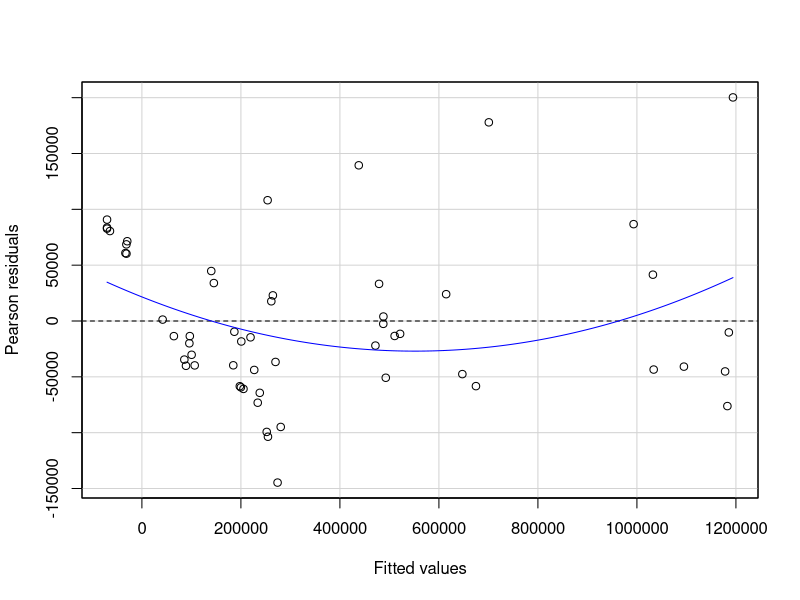
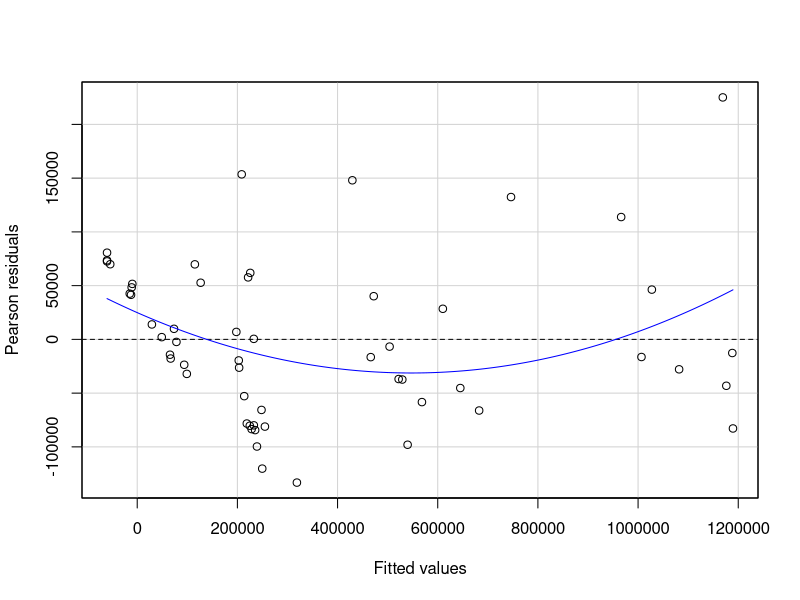
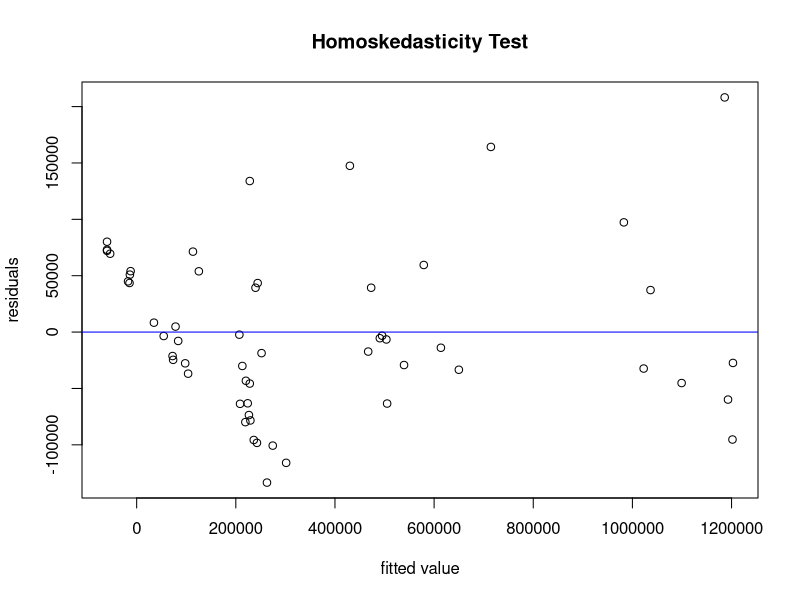
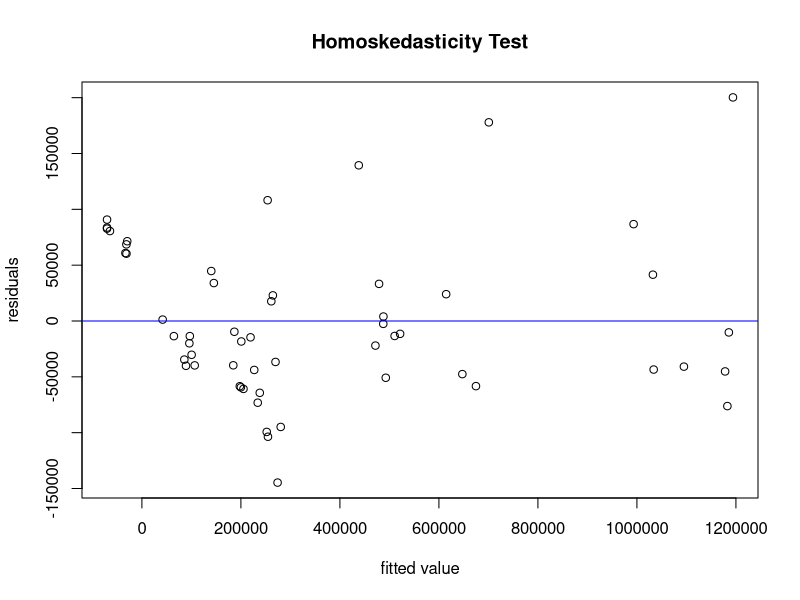

R code for these plots, in order: (Note: this script raises an error after producing the figures.)
## ---- chunk 1
knitr::opts_chunk$set(echo = TRUE)
## ---- chunk 2
require(openxlsx)
 mydata  <- read.xlsx("Data - Seminar.xlsx", startRow=3)

## ---- chunk 3
# Pearson and Spearman correlation coefficients show strong positive correlation
# partial correlation analysis seems to indicate no direct correlations 
# scatterplots show that a linear regression might be suitable 
## ---- chunk 4
# subset without artificially generated data for balanced plm 
companies_raw <- c(-5,-6,-11,-12,-17,-18,-23,-24,-29,-30,-35,-36,-41,-42,-47,-48,-53, -54)
mydata_balanced <- mydata[companies_raw, -1]

## ---- chunk 5
require (robustbase)
require(car)

OLS <-lm(formula= mydata_balanced$OPEX ~ mydata_balanced$`Network.extension.<.230.kV` + mydata_balanced$`Network.extension.≥.230.kV` + mydata_balanced$`Number.of.power.transformers.and.reactors.<.230.kV` + mydata_balanced$`Number.of.power.transformers.and.reactors.≥.230.kV` + mydata_balanced$`Number.of.switch.modes.<.230.kV` + mydata_balanced$`Number.of.switch.modes.≥.230.kV` + mydata_balanced$`Transformation.capacity.(MVA)` + mydata_balanced$`Reactive.power.(Mvar)` + mydata_balanced$`Quality.variable:.Power.not.delivered`, data = mydata_balanced)

summary(OLS)

## Variance Inflation Factor Analysis
# to check if the variables have correlation or not. For example, cons: 0.98. That mean 98% of "cons" can be explained by the other variables. So, we may exclude this variable if needed. When, "NTLaj" is 0.54, that means only 54% of this variable can be explained by the other variables.

print(vif(OLS))
print(1 - 1/vif(OLS))

# if VIF is higher than 1/(1-R_squared), where R_squared is the multiple R_squared, then the predictor is more related to other predictors than to the response 
print("1/(1-R_squared)")
print(1/(1-0.9654))

# print residualplot of OLC 
residualPlot(OLS)

## ---- chunk 6
require(robustbase)
require(car)
OLS <- lm (formula= mydata_balanced$OPEX ~ mydata_balanced$`Network.extension.<.230.kV` + mydata_balanced$`Network.extension.≥.230.kV` + mydata_balanced$`Number.of.power.transformers.and.reactors.<.230.kV` + mydata_balanced$`Number.of.power.transformers.and.reactors.≥.230.kV` + mydata_balanced$`Number.of.switch.modes.<.230.kV` + mydata_balanced$`Number.of.switch.modes.≥.230.kV` + mydata_balanced$`Transformation.capacity.(MVA)` + mydata_balanced$`Reactive.power.(Mvar)` + mydata_balanced$`Quality.variable:.Power.not.delivered`, data = mydata_balanced)

# Stepwise forward and backward selection
OLS <- step(OLS,trace = 0, k = 2, direction = "both")

summary(OLS)

# print the calculated AIC of OLS 
print("AIC")
print(AIC(OLS, k=2))


# OLS after feature selection adjusted according to VIF

OLS_adj <- lm(formula = mydata_balanced$OPEX ~ mydata_balanced$`Number.of.power.transformers.and.reactors.≥.230.kV` + 
    mydata_balanced$`Number.of.switch.modes.<.230.kV` + 
    mydata_balanced$`Reactive.power.(Mvar)`, data = mydata_balanced)

summary (OLS_adj)

print("AIC OLS_adj")
print(AIC(OLS_adj, k=2))

# Breusch-Pagan test for homoskedasticity in a Linear Regression Model 

require(lmtest)

BP <- bptest(OLS)

print(BP)


## Variance Inflation Factor Analysis
# to check if the variables have correlation or not. For example, cons: 0.98. That mean 98% of "cons" can be explained by the other variables. So, we may exclude this variable if needed. When, "NTLaj" is 0.54, that means only 54% of this variable can be explained by the other variables.

# OLS
print(vif(OLS))
print(1 - 1/vif(OLS))
print("1/(1-R2)")
print(1/(1-0.9627))


# OLS_adj
print("OLS_adj")
print(vif(OLS_adj))
print(1 - 1/vif(OLS_adj))
print("1/(1-R2)")
print(1/(1-0.9608))


# Breusch-Pagan test for homoskedasticity 

require(lmtest)

BP <- bptest(OLS_adj)

print(BP)


# print residualplot of OLS
residualPlot(OLS_adj)

# model prediction
yhat <- predict(OLS_adj)

# compute MSE 
require(ModelMetrics)

MSE <- mse(mydata_balanced$OPEX, yhat)
print("MSE")
print(MSE)

#compute RMSE
RMSE <- rmse(mydata_balanced$OPEX, yhat)
print("RMSE")
print(RMSE)

## ---- chunk 7

require(caret)
set.seed(123)

# cross validation 

# Define training control
 train.control <- trainControl(method = "cv", number = 10)

# Internal error in the train function is caused by using the model formula. Addressing the variables by their index avoided that error. 
 
# Train the model
 model <- train(x = mydata_balanced[,c(7,8,11)], y = mydata_balanced[,3], method = "lm", trControl = train.control)
 
# Summarize the results
 summary(model)

## ---- chunk 8
require(plm)

POLS <- plm(formula = mydata_balanced$OPEX ~ mydata_balanced$`Number.of.power.transformers.and.reactors.≥.230.kV` + 
    mydata_balanced$`Number.of.switch.modes.<.230.kV`  + 
    mydata_balanced$`Reactive.power.(Mvar)`, data = mydata_balanced, model = "pooling", index = NULL)

summary (POLS)

# the Pooled OLS model of panel data is equal to the classic OLS model

## ---- chunk 9
# space for the plot
par(mfrow=c(1,1))

# residuals of OLS model
res <- as.vector(OLS$residuals)
print(res)
# fitted values from the OLS model 
fitval <- as.vector(fitted(OLS))
print(fitval)

# plot residuals against fitted values 
plot(fitval, res, xlab = "fitted value", ylab = "residuals", main = "Homoskedasticity Test")
abline(lm(res ~ fitval, data = data.frame(res, fitval)), col = "blue")


# Breusch-Pagan test for homoskedasticity 

require(lmtest)

BP <- bptest(OLS)

print(BP)

# Durbin-Watson-Test for autocorrelation of disturbances 
# The Durbin-Watson-Test will have one output between 0 – 4. The mean (= 2) would indicate that there is no autocorrelation identified, 0 – 2 means positive autocorrelation (the nearer to zero the higher the correlation), and 2 – 4 means negative autocorrelation (the nearer to four the higher the correlation).

dwtest(formula = mydata_balanced$OPEX ~ mydata_balanced$`Number.of.power.transformers.and.reactors.≥.230.kV` + 
    mydata_balanced$`Number.of.switch.modes.<.230.kV`  + 
    mydata_balanced$`Reactive.power.(Mvar)`, data = mydata_balanced)

## ---- chunk 10
require(plm)

OLS <- plm(formula= mydata_balanced$OPEX ~ mydata_balanced$`Network.extension.<.230.kV` + mydata_balanced$`Network.extension.≥.230.kV` + mydata_balanced$`Number.of.power.transformers.and.reactors.<.230.kV` + mydata_balanced$`Number.of.power.transformers.and.reactors.≥.230.kV` + mydata_balanced$`Number.of.switch.modes.<.230.kV` + mydata_balanced$`Number.of.switch.modes.≥.230.kV` + mydata_balanced$`Transformation.capacity.(MVA)` + mydata_balanced$`Reactive.power.(Mvar)` + mydata_balanced$`Quality.variable:.Power.not.delivered`, data = mydata_balanced,  model = "pooling", index=NULL, row.names=TRUE)

summary(OLS)

## ---- chunk 11
# space for the plot
par(mfrow=c(1,1))

# residuals of OLS model
res <- as.vector(OLS$residuals)
print(res)
# fitted values from the OLS model 
fitval <- as.vector(fitted(OLS))
print(fitval)

# plot residuals against fitted values 
plot(fitval, res, xlab = "fitted value", ylab = "residuals", main = "Homoskedasticity Test")
abline(lm(res ~ fitval, data = data.frame(res, fitval)), col = "blue")


# Breusch-Pagan test for homoskedasticity 

require(lmtest)

BP <- bptest(OLS)

print(BP)

## ---- chunk 12
require (lmtest)

# Durbin-Watson-Test for autocorrelation of disturbances 

dwtest(formula= mydata_balanced$OPEX ~ mydata_balanced$`Network.extension.<.230.kV` + mydata_balanced$`Network.extension.≥.230.kV` + mydata_balanced$`Number.of.power.transformers.and.reactors.<.230.kV` + mydata_balanced$`Number.of.power.transformers.and.reactors.≥.230.kV` + mydata_balanced$`Number.of.switch.modes.<.230.kV` + mydata_balanced$`Number.of.switch.modes.≥.230.kV` + mydata_balanced$`Transformation.capacity.(MVA)` + mydata_balanced$`Reactive.power.(Mvar)` + mydata_balanced$`Quality.variable:.Power.not.delivered`, data = mydata_balanced)



## ---- chunk 13

require(plm)


# FE with individual effects 

FE_individual <- plm(formula = mydata_balanced$OPEX ~ mydata_balanced$`Number.of.power.transformers.and.reactors.≥.230.kV` + 
    mydata_balanced$`Number.of.switch.modes.<.230.kV`  + 
    mydata_balanced$`Reactive.power.(Mvar)`, data = mydata_balanced, model = "within", index = NULL, effect = "individual")

summary(FE_individual)
print("fixed effects")
summary(fixef(FE_individual))

# FE with time effects 

FE_time <- plm(formula = mydata_balanced$OPEX ~ mydata_balanced$`Number.of.power.transformers.and.reactors.≥.230.kV` + 
    mydata_balanced$`Number.of.switch.modes.<.230.kV`  + 
    mydata_balanced$`Reactive.power.(Mvar)`, data = mydata_balanced, model = "within", index = NULL, effect = "time")

summary(FE_time)
print("fixed effects")
summary(fixef(FE_time))


# FE with both effects 

FE_both <- plm(formula = mydata_balanced$OPEX ~ mydata_balanced$`Number.of.power.transformers.and.reactors.≥.230.kV` + 
    mydata_balanced$`Number.of.switch.modes.<.230.kV`  + 
    mydata_balanced$`Reactive.power.(Mvar)`, data = mydata_balanced, model = "within", index = NULL, effect = "twoways")

summary(FE_both)
print("fixed effects")
summary(fixef(FE_both))

# model prediction
yhat_individual <- predict(FE_individual)
yhat_time <- predict(FE_time)
yhat_both <- predict(FE_both)

# compute MSE 
require(ModelMetrics)

print("MSE individual")
print(mse(mydata_balanced$OPEX, yhat_individual))
print("MSE time")
print(mse(mydata_balanced$OPEX, yhat_time))
print("MSE both")
print(mse(mydata_balanced$OPEX, yhat_both))

#compute RMSE

print("RMSE individual")
print(rmse(mydata_balanced$OPEX, yhat_individual))
print("RMSE time")
print(rmse(mydata_balanced$OPEX, yhat_time))
print("RMSE both")
print(rmse(mydata_balanced$OPEX, yhat_both))



## ---- chunk 14

# H0: no difference between the FE and the Pooled model 
# reject the hypothesis if p-value < 0.05 

# individual effects 
pFtest(FE_individual, OLS_adj)


# time effects 
pFtest(FE_time, OLS_adj)

# both effects
pFtest(FE_both, OLS_adj)


## ---- chunk 15
require(plm)

# RE with individual effects

RE_individual <- plm(formula = mydata_balanced$OPEX ~ mydata_balanced$`Number.of.power.transformers.and.reactors.≥.230.kV` + 
    mydata_balanced$`Number.of.switch.modes.<.230.kV`  + 
    mydata_balanced$`Reactive.power.(Mvar)`, data = mydata_balanced, model = "random", index = NULL, effect = "individual")

summary(RE_individual)

# RE with  time effects 

RE_time <- plm(formula = mydata_balanced$OPEX ~ mydata_balanced$`Number.of.power.transformers.and.reactors.≥.230.kV` + 
    mydata_balanced$`Number.of.switch.modes.<.230.kV`  + 
    mydata_balanced$`Reactive.power.(Mvar)`, data = mydata_balanced, model = "random", index = NULL, effect = "time", random.method = "amemiya")

summary(RE_time)

# RE with  individual and time effects 

RE_both <- plm(formula = mydata_balanced$OPEX ~ mydata_balanced$`Number.of.power.transformers.and.reactors.≥.230.kV` + 
    mydata_balanced$`Number.of.switch.modes.<.230.kV`  + 
    mydata_balanced$`Reactive.power.(Mvar)`, data = mydata_balanced, model = "random", index = NULL, effect = "twoways", random.method = "amemiya")

summary(RE_both)

# model prediction
yhat_individual <- predict(RE_individual)
yhat_time <- predict(RE_time)
yhat_both <- predict(RE_both)

# compute MSE 
require(ModelMetrics)

print("MSE individual")
print(mse(mydata_balanced$OPEX, yhat_individual))
print("MSE time")
print(mse(mydata_balanced$OPEX, yhat_time))
print("MSE both")
print(mse(mydata_balanced$OPEX, yhat_both))

#compute RMSE

print("RMSE individual")
print(rmse(mydata_balanced$OPEX, yhat_individual))
print("RMSE time")
print(rmse(mydata_balanced$OPEX, yhat_time))
print("RMSE both")
print(rmse(mydata_balanced$OPEX, yhat_both))


## ---- chunk 16
# H0: effects cannot be modeled as random variables 
# Ho is rejected, if p-value < 0.05

# individual effects 
plmtest(RE_individual, effect = "individual")


# time effects 
plmtest(RE_time, effect = "time")

# both effects
plmtest(RE_both, effect = "twoways")

## ---- chunk 17
# The null hypothesis of this test states that random effects is preferred over fixed effects
# Ho: there is no correlation between the subject-specific error term and the independent variables

phtest(FE_individual, RE_individual)
phtest(FE_time, RE_time)
phtest(FE_both, RE_both)


## ---- chunk 18
# FE model individual effects 
FE_individual <- plm (formula= mydata_balanced$OPEX ~ mydata_balanced$`Network.extension.<.230.kV` + mydata_balanced$`Network.extension.≥.230.kV` + mydata_balanced$`Number.of.power.transformers.and.reactors.<.230.kV` + mydata_balanced$`Number.of.power.transformers.and.reactors.≥.230.kV` + mydata_balanced$`Number.of.switch.modes.<.230.kV` + mydata_balanced$`Number.of.switch.modes.≥.230.kV` + mydata_balanced$`Transformation.capacity.(MVA)` + mydata_balanced$`Reactive.power.(Mvar)` + mydata_balanced$`Quality.variable:.Power.not.delivered`, data = mydata_balanced, model = "within", index = NULL, effect = "individual")

summary(FE_individual)

# FE model time effects 
FE_time <- plm (formula= mydata_balanced$OPEX ~ mydata_balanced$`Network.extension.<.230.kV` + mydata_balanced$`Network.extension.≥.230.kV` + mydata_balanced$`Number.of.power.transformers.and.reactors.<.230.kV` + mydata_balanced$`Number.of.power.transformers.and.reactors.≥.230.kV` + mydata_balanced$`Number.of.switch.modes.<.230.kV` + mydata_balanced$`Number.of.switch.modes.≥.230.kV` + mydata_balanced$`Transformation.capacity.(MVA)` + mydata_balanced$`Reactive.power.(Mvar)` + mydata_balanced$`Quality.variable:.Power.not.delivered`, data = mydata_balanced, model = "within", index = NULL, effect = "time")

summary(FE_time)

# FE model both effects 
FE_both <- plm (formula= mydata_balanced$OPEX ~ mydata_balanced$`Network.extension.<.230.kV` + mydata_balanced$`Network.extension.≥.230.kV` + mydata_balanced$`Number.of.power.transformers.and.reactors.<.230.kV` + mydata_balanced$`Number.of.power.transformers.and.reactors.≥.230.kV` + mydata_balanced$`Number.of.switch.modes.<.230.kV` + mydata_balanced$`Number.of.switch.modes.≥.230.kV` + mydata_balanced$`Transformation.capacity.(MVA)` + mydata_balanced$`Reactive.power.(Mvar)` + mydata_balanced$`Quality.variable:.Power.not.delivered`, data = mydata_balanced, model = "within", index = NULL, effect = "twoways")

summary(FE_both)

## ---- chunk 19

# H0: no difference between the FE and the Pooled model 
# reject the hypothesis if p-value < 0.05 

# individual effects 
pFtest(FE_individual, OLS)


# time effects 
pFtest(FE_time, OLS)

# both effects
pFtest(FE_both, OLS)

## ---- chunk 20
# RE model individual effects 
RE_individual <- plm (formula= mydata_balanced$OPEX ~ mydata_balanced$`Network.extension.<.230.kV` + mydata_balanced$`Network.extension.≥.230.kV` + mydata_balanced$`Number.of.power.transformers.and.reactors.<.230.kV` + mydata_balanced$`Number.of.power.transformers.and.reactors.≥.230.kV` + mydata_balanced$`Number.of.switch.modes.<.230.kV` + mydata_balanced$`Number.of.switch.modes.≥.230.kV` + mydata_balanced$`Transformation.capacity.(MVA)` + mydata_balanced$`Reactive.power.(Mvar)` + mydata_balanced$`Quality.variable:.Power.not.delivered`, data = mydata_balanced, model = "random", index = NULL, effect = "individual")

summary(RE_individual)

# RE model time effects 
RE_time <- plm (formula= mydata_balanced$OPEX ~ mydata_balanced$`Network.extension.<.230.kV` + mydata_balanced$`Network.extension.≥.230.kV` + mydata_balanced$`Number.of.power.transformers.and.reactors.<.230.kV` + mydata_balanced$`Number.of.power.transformers.and.reactors.≥.230.kV` + mydata_balanced$`Number.of.switch.modes.<.230.kV` + mydata_balanced$`Number.of.switch.modes.≥.230.kV` + mydata_balanced$`Transformation.capacity.(MVA)` + mydata_balanced$`Reactive.power.(Mvar)` + mydata_balanced$`Quality.variable:.Power.not.delivered`, data = mydata_balanced, model = "random", index = NULL, effect = "time", random.method = "amemiya")

summary(RE_time)

# RE model both effects 
RE_both <- plm (formula= mydata_balanced$OPEX ~ mydata_balanced$`Network.extension.<.230.kV` + mydata_balanced$`Network.extension.≥.230.kV` + mydata_balanced$`Number.of.power.transformers.and.reactors.<.230.kV` + mydata_balanced$`Number.of.power.transformers.and.reactors.≥.230.kV` + mydata_balanced$`Number.of.switch.modes.<.230.kV` + mydata_balanced$`Number.of.switch.modes.≥.230.kV` + mydata_balanced$`Transformation.capacity.(MVA)` + mydata_balanced$`Reactive.power.(Mvar)` + mydata_balanced$`Quality.variable:.Power.not.delivered`, data = mydata_balanced, model = "random", index = NULL, effect = "twoways", random.method = "amemiya")

summary(RE_both)
## ---- chunk 21
# H0: effects cannot be modeled as random variables 
# Ho is rejected, if p-value < 0.05

# individual effects 
plmtest(RE_individual, effect = "individual")


# time effects 
plmtest(RE_time, effect = "time")

# both effects
plmtest(RE_both, effect = "twoways")

## ---- chunk 22
# The null hypothesis of this test states that random effects is preferred over fixed effects
# Ho: there is no correlation between the subject-specific error term and the independent variables

phtest(FE_individual, RE_individual)
phtest(FE_time, RE_time)
phtest(FE_both, RE_both)
